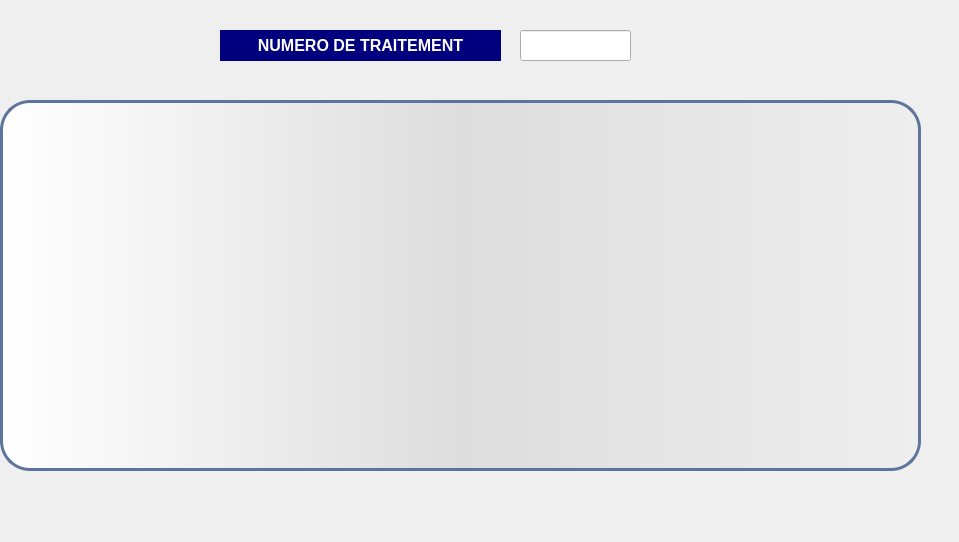
      <widget class="QWidget" name="tab_46">
       <attribute name="title">
        <string>Rechercher un traitement</string>
       </attribute>
       <widget class="QLabel" name="p5_4">
        <property name="geometry">
         <rect>
          <x>0</x>
          <y>0</y>
          <width>950</width>
          <height>533</height>
         </rect>
        </property>
        <property name="text">
         <string/>
        </property>
       </widget>
       <widget class="QLabel" name="label_51">
        <property name="geometry">
         <rect>
          <x>220</x>
          <y>30</y>
          <width>281</width>
          <height>31</height>
         </rect>
        </property>
        <property name="font">
         <font>
          <pointsize>12</pointsize>
          <weight>75</weight>
          <bold>true</bold>
         </font>
        </property>
        <property name="styleSheet">
         <string notr="true">color: rgb(255, 255, 255);
background-color: rgb(0, 0, 127);</string>
        </property>
        <property name="text">
         <string>&lt;html&gt;&lt;head/&gt;&lt;body&gt;&lt;p align=&quot;center&quot;&gt;NUMERO DE TRAITEMENT&lt;/p&gt;&lt;/body&gt;&lt;/html&gt;</string>
        </property>
       </widget>
       <widget class="QLineEdit" name="rech">
        <property name="geometry">
         <rect>
          <x>520</x>
          <y>30</y>
          <width>111</width>
          <height>31</height>
         </rect>
        </property>
       </widget>
       <widget class="QTableView" name="tabr_4">
        <property name="geometry">
         <rect>
          <x>0</x>
          <y>100</y>
          <width>921</width>
          <height>371</height>
         </rect>
        </property>
        <property name="styleSheet">
         <string notr="true">QTableView {border:3px solid #5E749C;text-align:top;padding:4px;border-radius:30px;background:QLinearGradient(x1: 0,y1: 0,x2: 1,y2: 0,stop: 0 #fff,stop: 1 #eee,stop: 0.5 #ddd,stop: 1 #eee);width:15px;}
QTableView::item:focus{selection-background-color:blue;}
QScrollBar:horizontal{width: 20px;background:none;}</string>
        </property>
       </widget>
      </widget>
